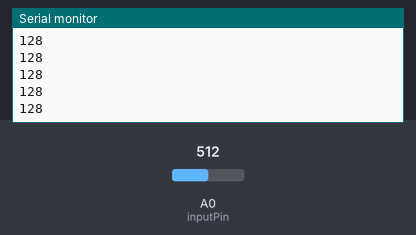
Bench run of a sketch on a simulated Arduino Uno, built with avr-gcc and run on an emulated ATmega328P. Shown: the last lines printed to the serial monitor. The inputs (shaded band) are chosen by the test bench; at power-on: A0 (inputPin) = 512.

Above: at 1.2 s.
1.3 s: A0 (inputPin) set to 716
At 1.31 s:
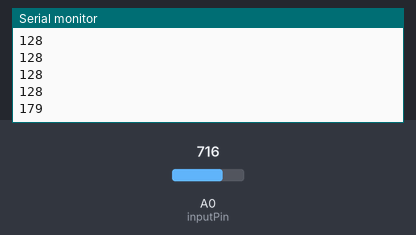
2.8 s: A0 (inputPin) set to 900
At 2.81 s:
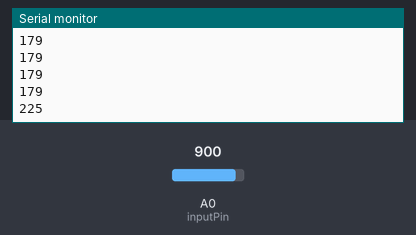
Timing chart, 0 to 5.8 s (numbered marks = the images above; inputs shaded):
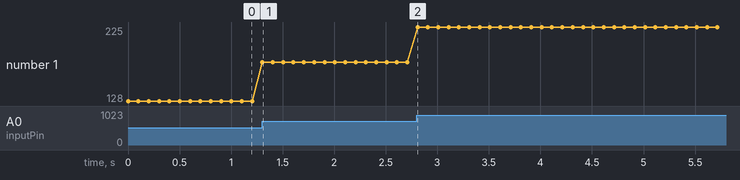

Measured:
- after the input at 1.3 s, the serial monitor: prints a new line at once (image 1)
- after the input at 2.8 s, the serial monitor: prints a new line at once (image 2)
- plotted number 1: 128 → 179 after the input at 1.3 s, 179 → 225 after the input at 2.8 s

The sketch:

Drix2Arduino.ino
```cpp
int sensorValue;

int inputPin = A0;

void setup() {
  // put your setup code here, to run once:
  Serial.begin(9600);
}

void loop() {
  // put your main code here, to run repeatedly:
  sensorValue = analogRead(inputPin)/4;

  Serial.println(sensorValue, DEC);
  //Serial.write(sensorValue);

  delay(100);
}
```
